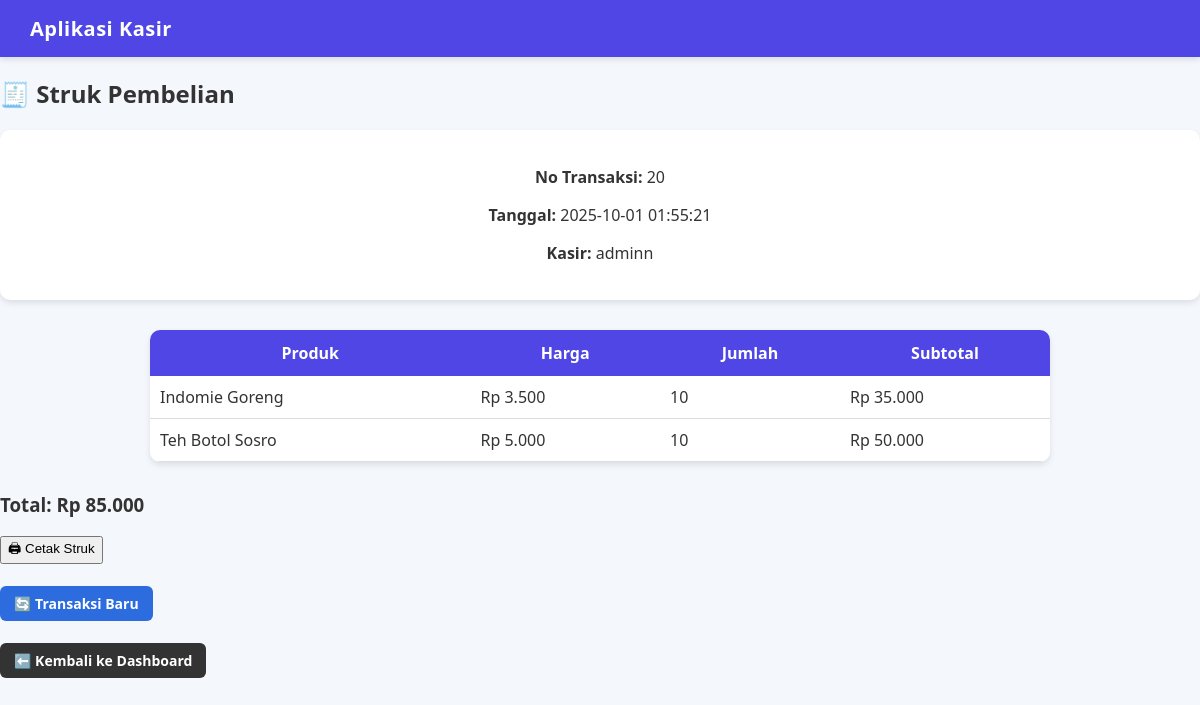
/pages/struk.php?id=20 (signed in), run on the app's committed database.
### tables this page shows
CREATE TABLE `penjualan` (
  `penjualan_id` int(11) NOT NULL,
  `user_id` int(11) DEFAULT NULL,
  `tanggal` datetime DEFAULT current_timestamp(),
  `total_harga` decimal(10,2) DEFAULT NULL
);

CREATE TABLE `users` (
  `user_id` int(11) NOT NULL,
  `nik` varchar(20) DEFAULT NULL,
  `email` varchar(100) DEFAULT NULL,
  `username` varchar(50) NOT NULL,
  `password` varchar(255) NOT NULL,
  `poin` int(11) DEFAULT 0,
  `role` enum('admin','kasir') NOT NULL
);

CREATE TABLE `detail_penjualan` (
  `detail_id` int(11) NOT NULL,
  `penjualan_id` int(11) DEFAULT NULL,
  `produk_id` int(11) DEFAULT NULL,
  `jumlah` int(11) DEFAULT NULL,
  `subtotal` decimal(10,2) DEFAULT NULL
);

CREATE TABLE `produk` (
  `produk_id` int(11) NOT NULL,
  `nama_produk` varchar(100) NOT NULL,
  `harga` decimal(10,2) NOT NULL,
  `stok` int(11) DEFAULT 0
);

### pages/struk.php (the view, shortened to what this page needs)
<?php
include("../config/db.php");
$penjualan_id = $_GET['id'];
$sql = "SELECT p.penjualan_id, p.tanggal, p.total_harga, u.username
        FROM penjualan p
        JOIN users u ON p.user_id = u.user_id
        WHERE p.penjualan_id = '$penjualan_id'";
$q = $conn->query($sql);
$penjualan = $q->fetch_assoc();
$detail = $conn->query("SELECT dp.*, pr.nama_produk, pr.harga
                        FROM detail_penjualan dp
                        JOIN produk pr ON dp.produk_id = pr.produk_id
                        WHERE dp.penjualan_id='$penjualan_id'");
?>
<!DOCTYPE html>
<html lang="id">
<head>
    <link rel="stylesheet" href="../assets/style.css">
</head>
<body>
    <div class="navbar">
        <h1>Aplikasi Kasir</h1>
    </div>
    <div class="container">
        <h2>🧾 Struk Pembelian</h2>
        <div class="card">
            <p><strong>No Transaksi:</strong> <?= $penjualan['penjualan_id']; ?></p>
            <p><strong>Tanggal:</strong> <?= $penjualan['tanggal']; ?></p>
            <p><strong>Kasir:</strong> <?= $penjualan['username']; ?></p>
        </div>
        <table>
            <thead>
                <tr>
                    <th>Produk</th>
                    <th>Harga</th>
                    <th>Jumlah</th>
                    <th>Subtotal</th>
                </tr>
            </thead>
            <tbody>
                <?php while ($row = $detail->fetch_assoc()): ?>
                <tr>
                    <td><?= $row['nama_produk']; ?></td>
                    <td>Rp <?= number_format($row['harga'], 0, ',', '.'); ?></td>
                    <td><?= $row['jumlah']; ?></td>
                    <td>Rp <?= number_format($row['subtotal'], 0, ',', '.'); ?></td>
                </tr>
                <?php endwhile; ?>
            </tbody>
        </table>
        <h3>Total: Rp <?= number_format($penjualan['total_harga'], 0, ',', '.'); ?></h3>
        <div class="actions no-print">
    <button onclick="window.print()">🖨 Cetak Struk</button>
    <br>
    <br>
    <a href="penjualan.php" class="btn primary">🔄 Transaksi Baru</a>
    <br>
    <br>
    <a href="dashboard.php" class="btn secondary">⬅️ Kembali ke Dashboard</a>
</div>
    </div>
</body>
</html>

### assets/style.css (style rules this page uses)
:root { --bg: #f4f7fb; --card: #ffffff; --accent: #4f46e5; --danger: #e11d48; --success-bg: #e0f7e9; --success-border: #00b341; --success-text: #007a29; --shadow: 0 3px 6px rgba(0,0,0,0.1); --radius: 10px; }
body { font-family: 'Segoe UI', Tahoma, Geneva, Verdana, sans-serif; background-color: var(--bg); color: #333; margin: 0; padding: 0; }
.navbar { background-color: var(--accent); color: white; padding: 15px 30px; display: flex; justify-content: space-between; align-items: center; box-shadow: var(--shadow); }
.navbar h1 { font-size: 20px; margin: 0; letter-spacing: 0.5px; }
table { border-collapse: collapse; width: 100%; max-width: 900px; margin: 30px auto; background: var(--card); box-shadow: var(--shadow); border-radius: var(--radius); overflow: hidden; }
th { background-color: var(--accent); color: white; padding: 12px; }
td { padding: 10px; border-bottom: 1px solid #ddd; }
.btn { display: inline-block; background-color: var(--accent); color: white; padding: 10px 18px; border-radius: var(--radius); text-decoration: none; font-size: 14px; font-weight: 600; transition: 0.2s; }
.card { background: var(--card); padding: 20px; border-radius: var(--radius); box-shadow: var(--shadow); text-align: center; transition: 0.3s; }
.btn { padding: 8px 14px; border-radius: 6px; text-decoration: none; font-weight: bold; transition: 0.2s; text-align: center; }
.btn.primary { background-color: #2d6cdf; color: #fff; }
.btn.secondary { background-color: #333; color: #fff; }

### data on the page
penjualan: penjualan_id "20", tanggal "2025-10-01 01:55:21", user.username "adminn", total_harga "85.000"
detail_penjualan: produk.nama_produk "Indomie Goreng", produk.harga "3.500", jumlah "10", subtotal "35.000"
detail_penjualan: produk.nama_produk "Teh Botol Sosro", produk.harga "5.000", jumlah "10", subtotal "50.000"
